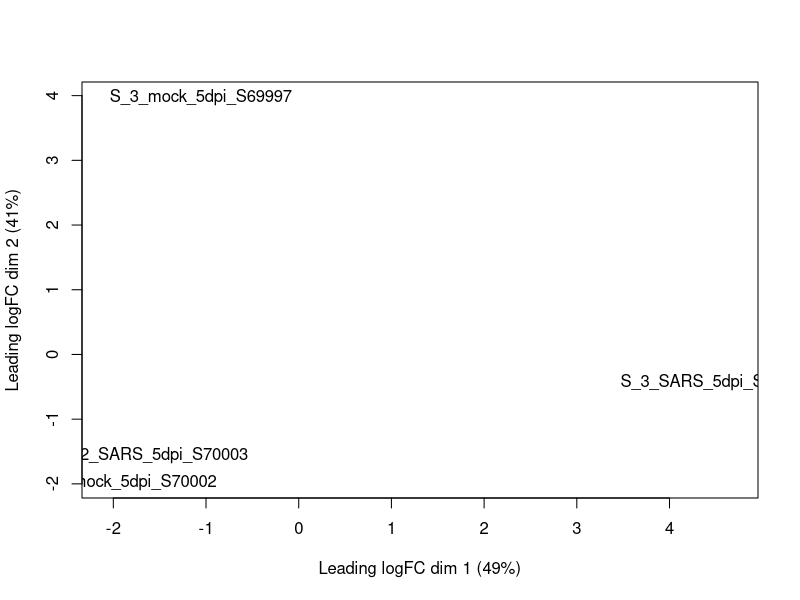
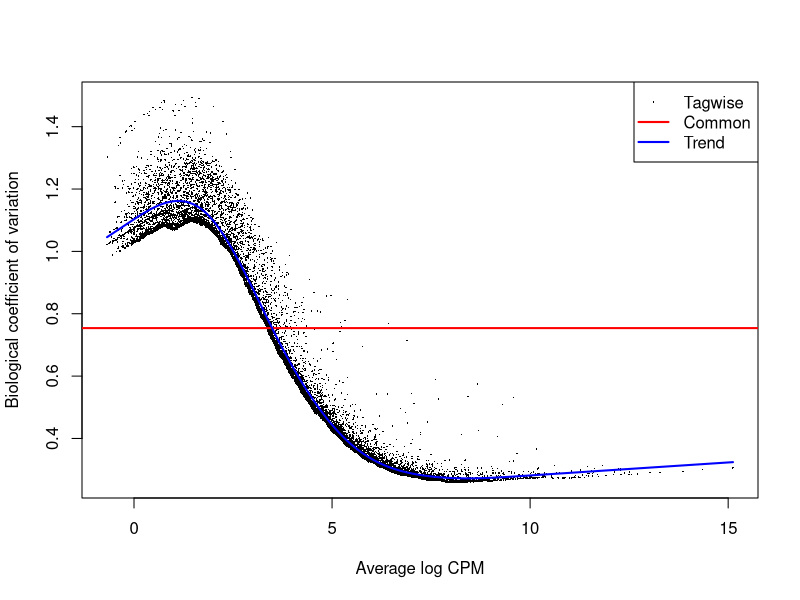

Recreate these plots in R, in order. (Note: this script raises an error after producing the figures.)
library(edgeR)
library(ggplot2)
library(ggrepel)

# Load the counts data from a file
Counts <- read.table("Data/count.txt", header=TRUE, row.names=1)
dim(Counts)   # Check the dimensions of the data
head(Counts)  # Display the first few rows of the counts data

# Create a DGEList object from the counts data
dgList <- DGEList(counts=Counts, genes=rownames(Counts))
dgList
dgList$samples
head(dgList$counts)  # Display the first few rows of the counts in DGEList
head(dgList$genes)   # Display the first few genes in DGEList

# Calculate counts per million (CPM)
countsPerMillion <- cpm(dgList)
summary(countsPerMillion)  # Summary of CPM values

# Filter out low expression genes
countCheck <- countsPerMillion > 1
head(countCheck)  # Display the first few rows of the countCheck matrix
keep <- which(rowSums(countCheck) >= 2)
dgList <- dgList[keep,]
summary(cpm(dgList))  # Summary of CPM values after filtering

# Calculate normalization factors using TMM (trimmed mean of M-values)
dgList <- calcNormFactors(dgList, method="TMM")
plotMDS(dgList)  # Multi-dimensional scaling plot

# Define sample types
sampleType <- rep("N", ncol(dgList))  # N=normal; T=tumor
sampleType[sample(grep("SARS", colnames(dgList)))] <- "S"
sampleType

# Create sample replicate identifiers
sampleReplicate <- paste("S", rep(1:2, each=2), sep="")
sampleReplicate

# Create design matrix for the GLM
designMat <- model.matrix(~sampleReplicate + sampleType)
designMat

# Estimate dispersions for the GLM
dgList <- estimateGLMCommonDisp(dgList, design=designMat)
dgList <- estimateGLMTrendedDisp(dgList, design=designMat)
dgList <- estimateGLMTagwiseDisp(dgList, design=designMat)
plotBCV(dgList)  # Biological coefficient of variation plot

# Fit the GLM and perform likelihood ratio test
fit <- glmFit(dgList, designMat)
lrt <- glmLRT(fit, coef=3)
edgeR_result <- topTags(lrt, Inf)
edgeR_result

# Filter significant results
sig_infected <- edgeR_result$table[edgeR_result$table$FDR < 0.05 & abs(edgeR_result$table$logFC) > 0.58, ]
sig_infected

# Save significant results to a CSV file
write.csv(sig_infected, "Output/edgeR.csv")

# Add a significance column for plotting
edgeR_result$table$Significant <- "Not Significant"
edgeR_result$table$Significant[edgeR_result$table$FDR < 0.05 & abs(edgeR_result$table$logFC) > 0.58] <- "Significant"

# Plot the Volcano plot
ggplot(edgeR_result$table, aes(x=logFC, y=-log10(FDR), color=Significant)) + 
  geom_point(alpha=0.4, size=1.75) + 
  scale_color_manual(values=c("grey", "red")) + 
  theme_minimal() + 
  labs(title="Volcano Plot", x="Log Fold Change", y="-Log10 FDR") + 
  theme(legend.position="right") + 
  geom_text_repel(aes(label=ifelse(Significant == "Significant", rownames(edgeR_result$table), "")), 
                  size=2.5, max.overlaps=10)
